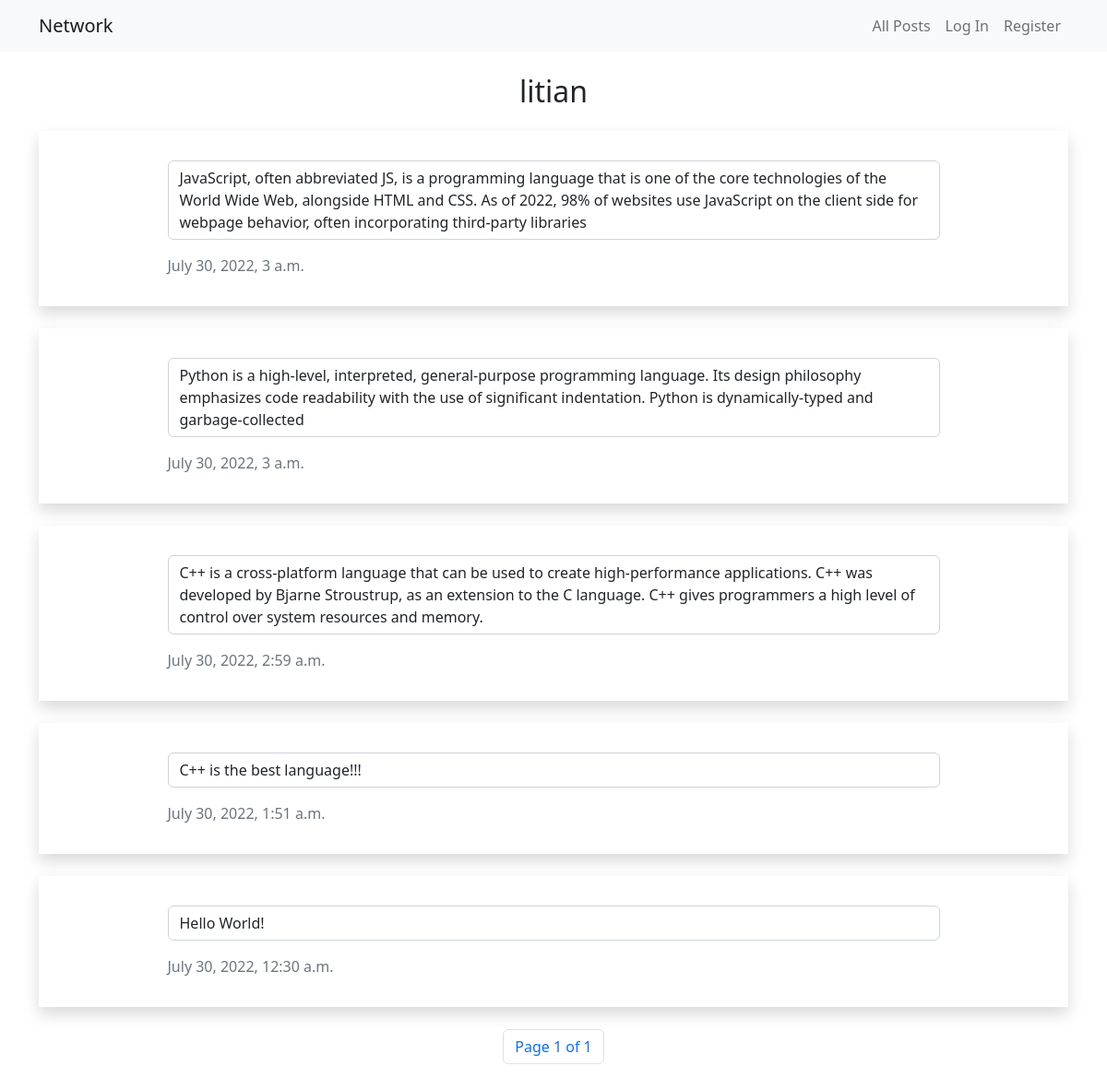
Screenshot of /profile/litian with the database file from the repository.
### network/models.py (models this page shows, shortened)
class User(AbstractUser):
    """ All Users """

class Post(models.Model):
    owner = models.ForeignKey(User, on_delete=models.CASCADE, related_name='posts')
    content = models.TextField()
    likes = models.IntegerField(default=0)
    timestamp = models.DateTimeField(auto_now_add=True)

### network/views.py (the view)
# urls.py: path("profile/<str:username>", views.profile, name="profile"),
def profile(request, username):
    if request.method == "POST":
        pass
    usr = User.objects.get(username=username)
    is_following = (Follow.objects.filter(user1=request.user, user2=usr)
                    if request.user.is_authenticated
                    else None)
    posts = usr.posts.order_by("-timestamp")
    paginator = Paginator(posts, 10) # Show 25 contacts per page.
    page_number = request.GET.get('page')
    page_obj = paginator.get_page(page_number)
    return render(request, "network/profile.html", {
        "owner": username,
        "posts": page_obj,
        "following": usr.following_others.count(),
        "follower": usr.being_followed.count(),
        "is_following": is_following
    })

### network/templates/network/profile.html (shortened to what this page needs)
{% extends "network/layout.html" %}
{% load static %}
{% block body %}
<h2 class="text-center my-4">{{ owner }}</h2>
{% for post in posts %}
{% if forloop.last %}
<div class="shadow my-4 py-3">
{% else %}
<div class="shadow mt-4 py-3">
{% endif %}
    <div class="w-75 m-auto">
        <p class="form-control mt-3 original-content">{{ post.content }}</p>
        <p class="text-secondary">{{ post.timestamp }}</p>
    </div>
</div>
{% if forloop.last %}
<div class="d-flex justify-content-center align-items-center my-4">
    <nav aria-label="Page navigation example">
        <ul class="pagination">
            <li class="page-item"><a class="page-link" href="#">Page {{ posts.number }} of {{ posts.paginator.num_pages }}</li></a>
        </ul>
    </nav>
</div>
{% endif %}
{% empty %}
<div class="d-flex justify-content-center align-items-center mt-4">
    <h2>No Posts</h2>
</div>
{% endfor %}
{% endblock %}

### network/static/network/styles.css (style rules this page uses)
body { overflow-y: scroll !important; }

### rows the page displays
User: username "litian"
Post: content "JavaScript, often abbreviated JS, is a programming language that is one of the core technologies of the World Wide Web, alongside HTML and CSS. As of 2022, 98% of websites use JavaScript on the client side for webpage behavior, often incorporating third-party libraries", timestamp "July 30, 2022, 3 a.m."
Post: content "Python is a high-level, interpreted, general-purpose programming language. Its design philosophy emphasizes code readability with the use of significant indentation. Python is dynamically-typed and garbage-collected", timestamp "July 30, 2022, 3 a.m."
Post: content "C++ is a cross-platform language that can be used to create high-performance applications. C++ was developed by Bjarne Stroustrup, as an extension to the C language. C++ gives programmers a high level of control over system resources and memory.", timestamp "July 30, 2022, 2:59 a.m."
Post: content "C++ is the best language!!!", timestamp "July 30, 2022, 1:51 a.m."
Post: content "Hello World!", timestamp "July 30, 2022, 12:30 a.m.", number "1", paginator.num_pages "1"
